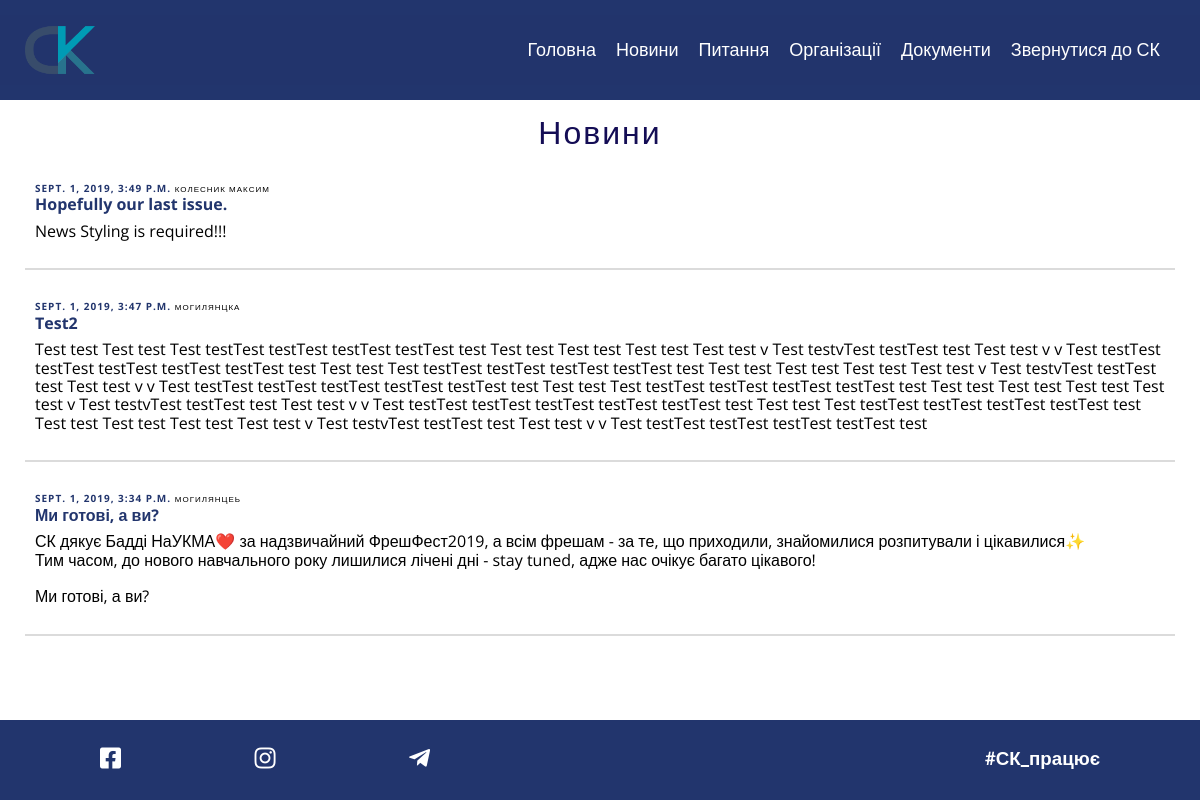
Before: /all_news/ with the older database file.
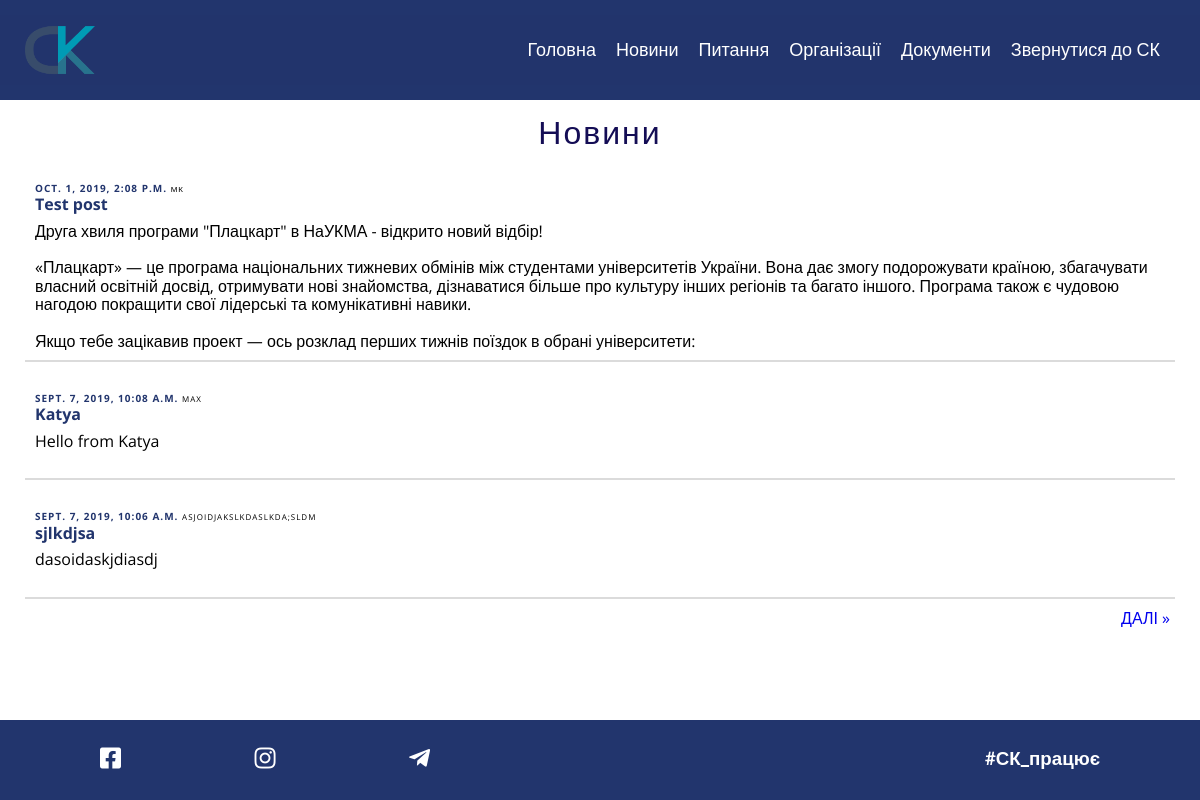
After: the same page with the newer database file.
### skSite/models.py (models this page shows)
class Post(models.Model):
    post_head = models.CharField(max_length=100)
    post_text = models.TextField(max_length=3000)
    author = models.CharField(max_length=100)
    image = models.ImageField(default='default.jpg', upload_to='news_images')
    date_posted = models.DateTimeField(default=timezone.now)

### skSite/views.py (the view)
# urls.py: path('all_news/', PostListView.as_view(), name='all-news'),
class PostListView(ListView):
    model = Post
    template_name = 'skSite/all_news.html'
    context_object_name = 'posts'
    ordering = ['-date_posted']
    paginate_by = 3

### skSite/templates/skSite/all_news.html (shortened to what this page needs)
{% extends 'skSite/base.html' %}
{% load static %}
{% block content %}
    <link rel="stylesheet" type="text/css" href="{% static 'skSite/scss/all_news.css' %}">
    <link rel="stylesheet" type="text/css" href="{% static 'skSite/scss/base.css' %}">
    <section class="all_news">
        <div class="container-all-news" style="">
            <h1 style="font-size: 32px; color: #22356d; text-align: center;
                color: #140d55;
                letter-spacing: 2px;
                cursor: pointer;
                font-weight: 400;" class="all_news_header">Новини</h1>
            <div id="news_list" style="; display: flex; margin: 10px 10px">
                {% for new in posts %}
                    <article id="n{{ forloop.counter }}" class="news_article_all" style="border-bottom: 2px solid rgba(0,0,0,0.14);min-width: 100%; margin: 0 auto; margin-bottom: 10px; max-width: 100%; max-height: 200px; ">
                        <div class = "news_info_all" style="margin: 10px 10px; display: flex; flex-direction: column;">
                            <div class = "all_news_header_post" style="margin-top: 5px;">
                                <time class="news_time">
                                    <a id="" class="card_link">{{ new.date_posted }}</a>  <small> {{ new.author }}</small>
                                </time>
                            </div>
                            <div class = "all_news_post_detail" style="display: flex;flex-direction: column">
                                <h2 style="margin-bottom: 0.5em; font-size: 16px">
                                    <a id="h1" class="card_link"  href="{% url 'post-detail' new.id %}">{{ new.post_head }}</a>
                                </h2>
                                <div class="textpostallnews">
                                    {{ new.post_text | safe | linebreaksbr }}
                                </div>
                            </div>
                            <br>
                        </div>
                    </article>
                {% endfor %}
                {% if is_paginated %}
                    <div aria-label="Page navigation conatiner" style="float: right;">
                        <ul class="pagination">
                            {% if page_obj.has_next %}
                                <li><a href="?page={{ page_obj.next_page_number }}" class="page-link" style="float: right; size: 16px;"> <p style = "size: 32px;">ДАЛІ &raquo;</p></a></li>
                            {% endif %}
                        </ul>
                    </div>
                </div>
                {% endif %}
            </div>
        </div>
    </section>
{% endblock content %}

Changed rows visible on the page:
no longer on this page (row unchanged): Post: date_posted "SEPT. 1, 2019, 3:49 P.M.", author "КОЛЕСНИК МАКСИМ", post_head "Hopefully our last issue.", post_text "News Styling is required!!!"
no longer on this page (row unchanged): Post: date_posted "SEPT. 1, 2019, 3:47 P.M.", author "МОГИЛЯНЦКА", post_head "Test2", post_text "Test test Test test Test testTest testTest testTest testTest test Test test Test test Test test Test test v Test testvTest testTest test Test test v v Test testTest testTest testTest testTest testTest test Test test Test testTest testTest testTest testTest test Test test Test test Test test Test test v Test testvTest testTest test Test test v v Test testTest testTest testTest testTest testTest test Test test Test testTest testTest testTest testTest test Test test Test test Test test Test test v Test testvTest testTest test Test test v v Test testTest testTest testTest testTest testTest test Test test Test testTest testTest testTest testTest test Test test Test test Test test Test test v…"
no longer on this page (row unchanged): Post: date_posted "SEPT. 1, 2019, 3:34 P.M.", author "МОГИЛЯНЦЕЬ", post_head "Ми готові, а ви?", post_text "СК дякує Бадді НаУКМА❤️ за надзвичайний ФрешФест2019, а всім фрешам - за те, що приходили, знайомилися розпитували і цікавилися✨ Тим часом, до нового навчального року лишилися лічені дні - stay tuned, адже нас очікує багато цікавого! Ми готові, а ви?"
added Post: date_posted "OCT. 1, 2019, 2:08 P.M.", author "МК", post_head "Test post", post_text "Друга хвиля програми \"Плацкарт\" в НаУКМА - відкрито новий відбір! «Плацкарт» — це програма національних тижневих обмінів між студентами університетів України. Вона дає змогу подорожувати країною, збагачувати власний освітній досвід, отримувати нові знайомства, дізнаватися більше про культуру інших регіонів та багато іншого. Програма також є чудовою нагодою покращити свої лідерські та комунікативні навики. Якщо тебе зацікавив проект — ось розклад перших тижнів поїздок в обрані університети:"
added Post: date_posted "SEPT. 7, 2019, 10:08 A.M.", author "MAX", post_head "Katya", post_text "Hello from Katya"
added Post: date_posted "SEPT. 7, 2019, 10:06 A.M.", author "ASJOIDJAKSLKDASLKDA;SLDM", post_head "sjlkdjsa", post_text "dasoidaskjdiasdj"
Other visible differences:
text now shown: "ДАЛІ »"
